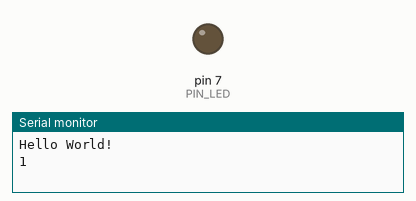
The sketch below on a simulated Arduino Uno, built with avr-gcc and run on an emulated ATmega328P. Shown: output pins drawn as LEDs (lit = HIGH), the last lines printed to the serial monitor. Dashed ring = blinking. At 2.0 s the program stops and its outputs stay as they are.

Above: at 0.5 s.
At 1.85 s:
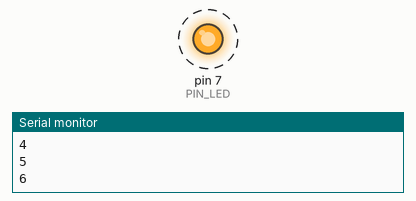
Timing chart, 0 to 3.0 s (numbered marks = the images above):
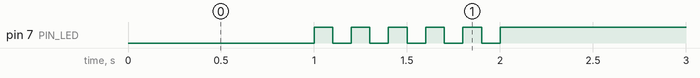

The sketch:

05_practice_2.ino
```cpp
#define PIN_LED 7
unsigned int count, toggle, cnt;

void setup() {
  pinMode(PIN_LED, OUTPUT);
  Serial.begin(115200); // Initialize serial port
  while (!Serial) {
    ; // wait for serial port to connect.
  }
  Serial.println("Hello World!");
  count = toggle = cnt =0;
  digitalWrite(PIN_LED, toggle); // turn off LED.
}

void loop() {
  Serial.println(++count);
  if(toggle == 1){
    if(cnt == 5){
      toggle = toggle_state(toggle);
      while(1){}
    }
    toggle = toggle_state(toggle);
    delay(100);
    digitalWrite(PIN_LED, toggle);
    toggle = toggle_state(toggle);
    delay(100);
    cnt++;
  }else{
    toggle = toggle_state(toggle); //toggle LED value.
    delay(1000);
  }
  digitalWrite(PIN_LED, toggle); // update LED status.
}

int toggle_state(int toggle) {
  return 1-toggle;
}
```

Measured:
- by itself, pin 7 (PIN_LED): alternates HIGH for 0.10 s and LOW for 0.10 s, 11 changes in all, then stays HIGH
